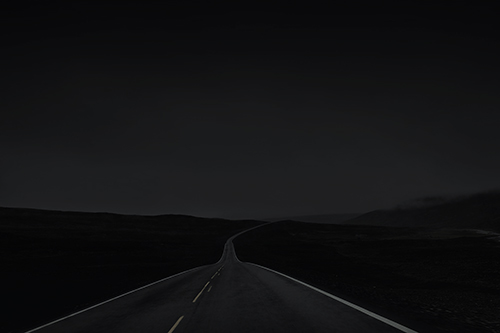
//> input picture class/IP2/images/histo_dark.jpg, 500 x 333 px
$ ./ex4   (built with g++ and OpenCV 4)
//> lines starting //> are read from the running program, lines starting //| are printed output that depends on the picture; after the words box and inside, x2 and y2 are one past the last pixel; in counts of white or black regions, pixels touching at a corner belong together
#include <opencv2/opencv.hpp>
using namespace cv;
using namespace std;

void  calc_Histo(const Mat& image, Mat& hist, int bins, int range_max = 256)
{
	int		histSize[] = { bins };			// 히스토그램 계급개수
	float   range[] = { 0, (float)range_max };		// 히스토그램 범위
	int		channels[] = { 0 };				// 채널 목록
	const float* ranges[] = { range };

	calcHist(&image, 1, channels, Mat(), hist, 1, histSize, ranges);
}

void draw_histo(Mat hist, Mat& hist_img, Size size = Size(256, 200))
{
	hist_img = Mat(size, CV_8U, Scalar(255));
	float  bin = (float)hist_img.cols / hist.rows;
	normalize(hist, hist, 0, size.height, NORM_MINMAX);

	for (int i = 0; i < hist.rows; i++)
	{
		float idx1 = i * bin;
		float idx2 = (i + 1) * bin;
		Point2f pt1 = Point2f(idx1, 0);
		Point2f pt2 = Point2f(idx2, hist.at <float>(i));

		if (pt2.y > 0)
			rectangle(hist_img, pt1, pt2, Scalar(0), -1);
	}
	flip(hist_img, hist_img, 0);
}

int search_valueIdx(Mat hist, int bias = 0)
{
	for (int i = 0; i < hist.rows; i++)
	{
		int idx = abs(bias - i);
		if (hist.at<float>(idx) > 0)	return idx;
	}
	return -1;
}

void histogram_stretching()
{
	Mat image = imread("images\\histo_dark.jpg", IMREAD_GRAYSCALE);
//> image: 333 rows x 500 cols, CV_8UC1; min 0, max 106, mean 17.9
	CV_Assert(!image.empty());

	Mat hist, hist_dst, hist_img, hist_dst_img;
	int  histsize = 64, ranges = 256;
	calc_Histo(image, hist, histsize, ranges);
//> in calc_Histo, `calcHist(&image, 1, channels, Mat(), hist, 1, histSize, ranges);`: hist = 64 values, max 33459 at index 2, min 0 at index 27, mean 2601.6

	float bin_width = (float)ranges / histsize;
	int low_value = (int)(search_valueIdx(hist, 0) * bin_width);
//> low_value = 0
	int high_value = (int)(search_valueIdx(hist, hist.rows - 1) * bin_width);
//> high_value = 104
	cout << "high_value = " << high_value << endl;
//| high_value = 104
	cout << "low_value = " << low_value << endl;
//| low_value = 0

	int d_value = high_value - low_value;
//> d_value = 104
	Mat  dst = (image - low_value) * (255.0 / d_value);
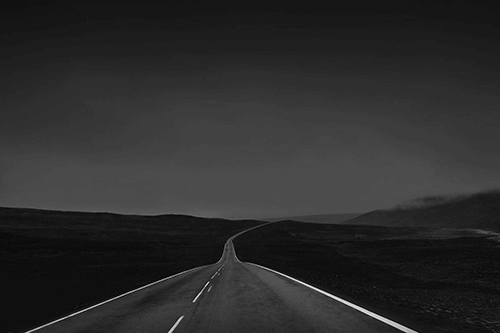
//> dst: 333 rows x 500 cols, CV_8UC1; min 0, max 255, mean 44

	calc_Histo(dst, hist_dst, histsize, ranges);
//> hist_dst = 64 values, max 21264 at index 5, min 3 at index 61, mean 2601.6
	draw_histo(hist, hist_img);
//> in draw_histo, `hist_img = Mat(size, CV_8U, Scalar(255));`: hist_img: 200 rows x 256 cols, CV_8UC1; every value is 255
//> in draw_histo, `normalize(hist, hist, 0, size.height, NORM_MINMAX);`: hist = 64 values, max 200 at index 2, min 0 at index 27, mean 15.55
//> the loop in draw_histo, `for (int i = 0; i < hist.rows; i++)` made 64 passes
//> pt2 on passes 1 to 12: Point(4, 1.33), Point(8, 127.5), Point(12, 200), Point(16, 128.8), Point(20, 113.1), Point(24, 118.4), Point(28, 121.3), Point(32, 149.4), Point(36, 26.95), Point(40, 2.49), Point(44, 0.801), Point(48, 0.317)
//> after the loop in draw_histo, `for (int i = 0; i < hist.rows; i++)`:
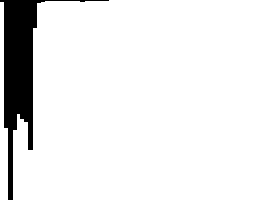
//> hist_img: 200 rows x 256 cols, CV_8UC1; 91.6% white; 1 black region, box (x1, y1, x2, y2) and area: (0, 0, 109, 200) 4297
//> in draw_histo, `flip(hist_img, hist_img, 0);`:
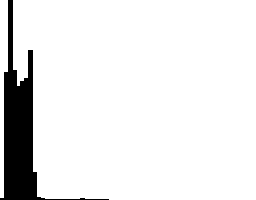
//> hist_img: 200 rows x 256 cols, CV_8UC1; 91.6% white; 1 black region, box (x1, y1, x2, y2) and area: (0, 0, 109, 200) 4297
	draw_histo(hist_dst, hist_dst_img);
//> call 2 of draw_histo, with size = Size(256, 200)
//> in draw_histo (call 2), `normalize(hist, hist, 0, size.height, NORM_MINMAX);`: hist = 64 values, max 200 at index 5, min 0 at index 61, mean 24.44
//> the loop in draw_histo (call 2), `for (int i = 0; i < hist.rows; i++)` made 64 passes
//> pt2 on passes 1 to 12: Point(4, 0.931), Point(8, 1.11), Point(12, 2.72), Point(16, 130.1), Point(20, 67.71), Point(24, 200), Point(28, 114.7), Point(32, 63.34), Point(36, 98.73), Point(40, 82.27), Point(44, 36.59), Point(48, 99.74)
//> after the loop in draw_histo (call 2), `for (int i = 0; i < hist.rows; i++)`: hist_img: 200 rows x 256 cols, CV_8UC1; 86.4% white; 2 black regions (1 under 20 px), largest, box (x1, y1, x2, y2) and area: (0, 0, 245, 200) 6970
//> in draw_histo (call 2), `flip(hist_img, hist_img, 0);`:
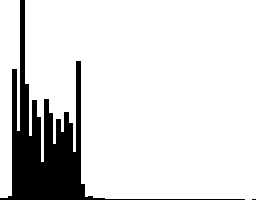
//> hist_img: 200 rows x 256 cols, CV_8UC1; 86.4% white; 2 black regions (1 under 20 px), largest, box (x1, y1, x2, y2) and area: (0, 0, 245, 200) 6970
//> hist_dst has the same summary as hist in draw_histo

	imshow("image", image);
	imshow("dst-stretching", dst);
	imshow("img_hist", hist_img);
	imshow("stret_hist", hist_dst_img);
	waitKey();
	//destroyAllWindows();
}

void histogram_equalize()
{
	Mat image = imread("images\\histo_dark.jpg", IMREAD_GRAYSCALE);

	Mat hist, hist_img, dst1, hist1, hist_img1;
	int  histsize = 256, ranges = 256;
	calc_Histo(image, hist, histsize, ranges);
//> hist = 256 values, max 12636 at index 9, min 0 at index 105, mean 650.4
	draw_histo(hist, hist_img);							// 히스토그램 그래프 그리기
//> after the loop in draw_histo (call 3), `for (int i = 0; i < hist.rows; i++)`: hist_img: 200 rows x 256 cols, CV_8UC1; 93.4% white; 1 black region, box (x1, y1, x2, y2) and area: (0, 0, 108, 200) 3378
	// 히스토그램 누적합 계산
	Mat accum_hist = Mat(hist.size(), hist.type(), Scalar(0));
	accum_hist.at<float>(0) = hist.at<float>(0);
	for (int i = 1; i < hist.rows; i++) {
		accum_hist.at<float>(i) = accum_hist.at<float>(i - 1) + hist.at<float>(i);
	}

	accum_hist /= sum(hist)[0];							// 누적합의 정규화
	accum_hist *= 255;
	dst1 = Mat(image.size(), CV_8U);
	for (int i = 0; i < image.rows; i++) {
		for (int j = 0; j < image.cols; j++) {
			int idx = image.at<uchar>(i, j);
			dst1.at<uchar>(i, j) = (uchar)accum_hist.at<float>(idx);
		}
	}
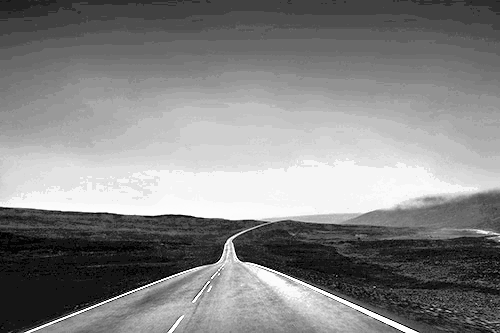
//> dst1: 333 rows x 500 cols, CV_8UC1; min 0, max 255, mean 132.3

	calc_Histo(dst1, hist1, histsize, ranges);
	draw_histo(hist1, hist_img1);							// 히스토그램 그래프 그리기
//> call 4 of draw_histo, with size = Size(256, 200)
//> after the loop in draw_histo (call 4), `for (int i = 0; i < hist.rows; i++)`:
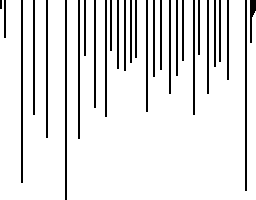
//> hist_img: 200 rows x 256 cols, CV_8UC1; 89.7% white; black in thin lines or dots
//> in draw_histo (call 4), `flip(hist_img, hist_img, 0);`:
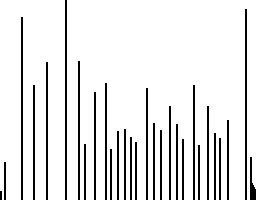
//> hist_img: 200 rows x 256 cols, CV_8UC1; 89.7% white; black in thin lines or dots

	imshow("image", image);
	imshow("img_hist", hist_img);							// 원본 히스토그램
	imshow("dst1-equalize", dst1);
	imshow("equal_hist", hist_img1);						// 평활화 결과
	waitKey();
	//destroyAllWindows();
}

int main()
{
	cout << "histogram_stretching-------------------------------\n\n";
	histogram_stretching();
	cout << "histogram_equalize-------------------------------\n\n";
	histogram_equalize();

	return 0;
}

$ run again, with class/IP2/images/xray.jpg copied over class/IP2/images/histo_dark.jpg
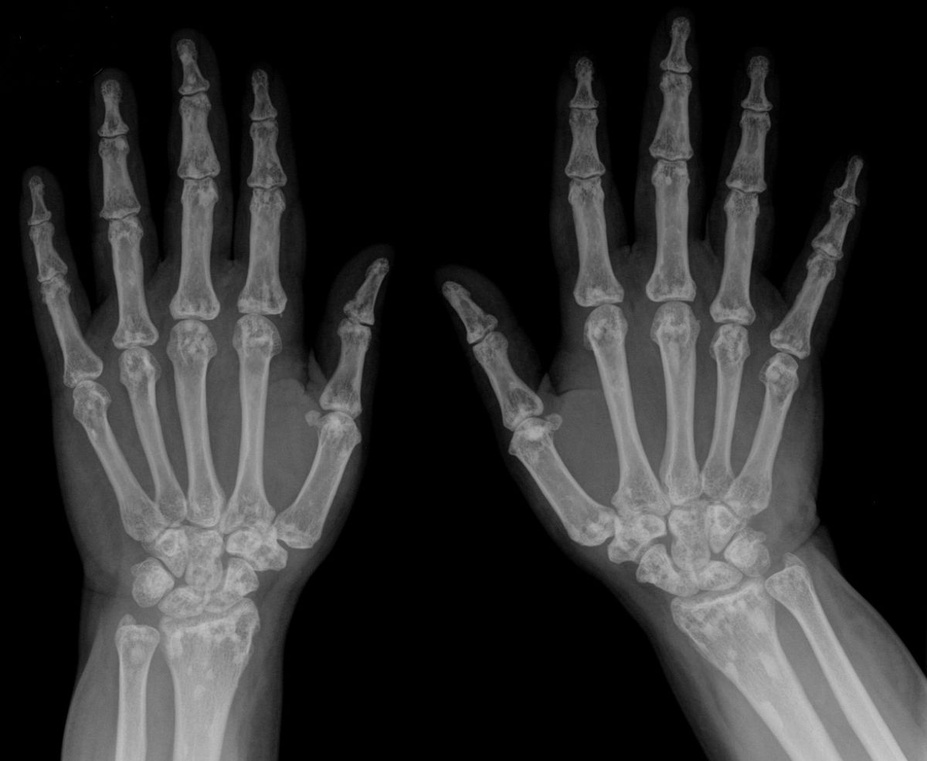
//> input picture class/IP2/images/xray.jpg, 927 x 761 px, shrunk from 1200 x 986 before the run
//> in histogram_stretching, image is the input picture: 761 rows x 927 cols, CV_8UC1; min 0, max 199, mean 46.4
//> in calc_Histo, `calcHist(&image, 1, channels, Mat(), hist, 1, histSize, ranges);`: hist = 64 values, max 341180 at index 0, min 0 at index 50, mean 11022.6
//> low_value = 0
//> high_value = 196
//| high_value = 196
//| low_value = 0
//> in histogram_stretching, `calc_Histo(dst, hist_dst, histsize, ranges);`: hist_dst = 64 values, max 339258 at index 0, min 174 at index 63, mean 11022.6
//> in draw_histo, `normalize(hist, hist, 0, size.height, NORM_MINMAX);`: hist = 64 values, max 200 at index 0, min 0 at index 50, mean 6.46
//> the loop in draw_histo, `for (int i = 0; i < hist.rows; i++)` made 64 passes
//> pt2 on passes 1 to 8: Point(4, 200), Point(8, 4.16), Point(12, 4.99), Point(16, 5.86), Point(20, 6.36), Point(24, 6.24), Point(28, 5.62), Point(32, 4.72)
//> in draw_histo, `flip(hist_img, hist_img, 0);`:
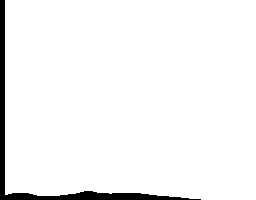
//> hist_img: 200 rows x 256 cols, CV_8UC1; 96% white; 1 black region, box (x1, y1, x2, y2) and area: (0, 0, 201, 200) 2060
//> the loop in draw_histo (call 2), `for (int i = 0; i < hist.rows; i++)` made 64 passes
//> pt2 on passes 1 to 8: Point(4, 200), Point(8, 3.09), Point(12, 3.17), Point(16, 3.77), Point(20, 4.24), Point(24, 6.28), Point(28, 4.56), Point(32, 4.54)
//> in histogram_stretching, `draw_histo(hist_dst, hist_dst_img);`: hist_dst = 64 values, max 200 at index 0, min 0 at index 63, mean 6.4
//> in histogram_equalize, `calc_Histo(image, hist, histsize, ranges);`: hist = 256 values, max 326859 at index 0, min 0 at index 200, mean 2755.7
//> in draw_histo (call 4), `flip(hist_img, hist_img, 0);`:
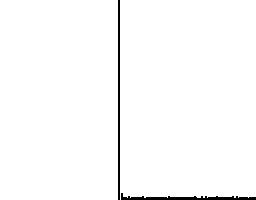
//> hist_img: 200 rows x 256 cols, CV_8UC1; 98.4% white; 2 black regions, box (x1, y1, x2, y2) and area: (121, 193, 256, 200) 415, (118, 0, 120, 200) 400
